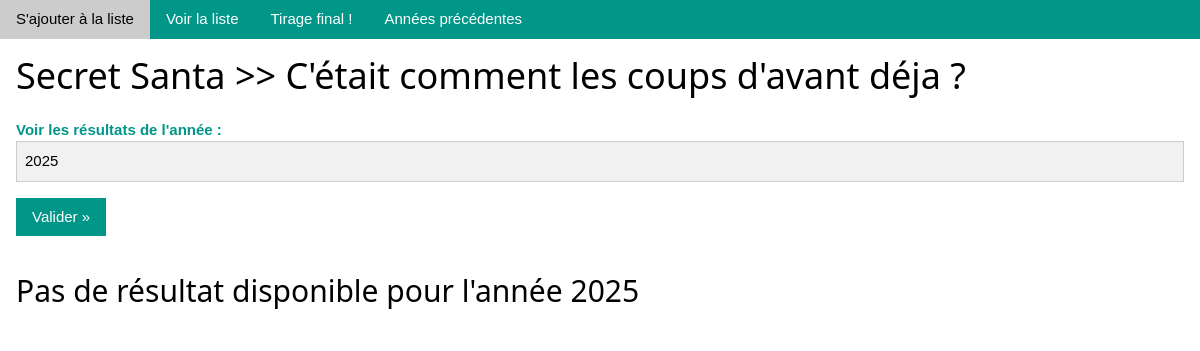
Page /archive/ on the earlier database version.
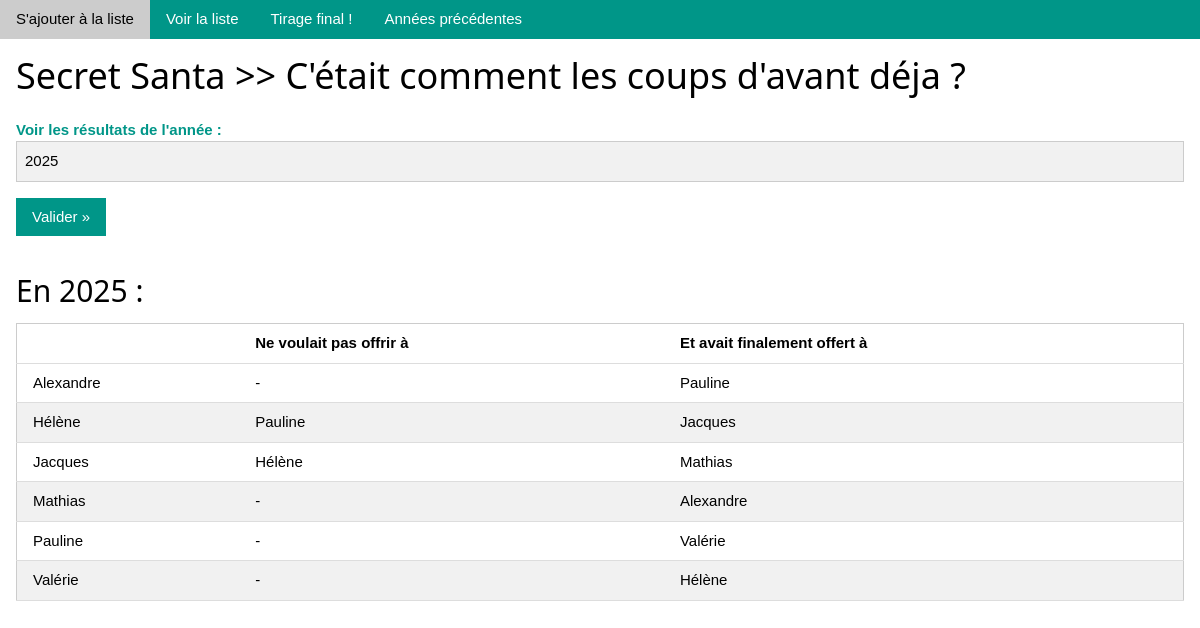
Same page on the later database version.
### tables this page shows
CREATE TABLE "archive" (
	"id"	INTEGER NOT NULL,
	"name"	TEXT NOT NULL,
	"pseudo"	TEXT NOT NULL,
	"family"	INTEGER,
	"exclude"	INTEGER,
	"target"	INTEGER NOT NULL,
	"year"	INTEGER NOT NULL
);

### app.py (the view)
@app.route('/archive/', methods=['GET', 'POST'])
def archive():
    if request.method == 'GET':
        l_year = currentYear()-1
    if request.method == 'POST':
        l_year = request.form['year']
    l_persons = resultForYear(l_year)
    if len(l_persons) > 0:
        return render_template('archive.html', year = l_year, populated = True, persons = l_persons)
    else :
        return render_template('archive.html', year = l_year, populated = False)

### app.py (called while the page is built)
def currentYear():
    return datetime.now().year

def resultForYear(i_year):
    l_query = str("""SELECT p1.name, p3.name, p2.name
                 FROM archive p1
                 JOIN archive p2 ON p1.target = p2.id AND p2.year = xxx_year_xxx
                 LEFT JOIN archive p3 ON p1.exclude = p3.id AND p3.year = xxx_year_xxx
                 WHERE p1.year = xxx_year_xxx""").replace("xxx_year_xxx", str(i_year))
    return db(l_query)

def db(i_query):
    app.logger.info(i_query)
    con = sqlite3.connect("santa.db")
    cur = con.cursor()
    l_result = cur.execute(i_query).fetchall()
    con.commit()
    con.close()
    return l_result

### templates/archive.html
{% extends 'base.html' %}
{% block title %}C'était comment les coups d'avant déja ?{% endblock %}
{% block content %}
<form class="w3-section" method="post">
    <label class="w3-text-teal" for="year"><b>Voir les résultats de l'année :</b></label>
    <input class="w3-input w3-border w3-light-grey" type="number" name="year" id="year" value={{ year }} required>
    <input class="w3-button w3-section w3-teal w3-ripple" type="submit" value="Valider »">
</form>
{% if populated %}
<h2>En {{ year }} :</h2>
<table class="w3-table-all w3-hoverable" id="image-table">
    <thead>
        <tr>
            <th></th>
            <th>Ne voulait pas offrir à</th>
            <th>Et avait finalement offert à</th>
        </tr>
    </thead>
    <tbody>
        {% for person in persons %}
        <tr>
            <td>{{ person[0] }}</td>
            <td>{{ (person[1]|string).replace("None", "-") }}</td>
            <td>{{ person[2] }}</td>
        </tr>
        {% endfor %}
    </tbody>
</table>
{% else %}
<h2>Pas de résultat disponible pour l'année {{ year }}</h2>
{% endif %}
{% endblock %}

### templates/base.html (shortened to what this page needs)
<!doctype html>
<html>
<link rel="stylesheet" href="{{ url_for('static', filename='css/w3.css') }}">
<body>
  <div class="w3-bar w3-teal" id="menuBar">
    <a href="/enrol/" class="w3-bar-item w3-button w3-mobile">S'ajouter à la liste</a>
    <a href="/list/" class="w3-bar-item w3-button w3-mobile">Voir la liste</a>
    <a href="/result/" class="w3-bar-item w3-button w3-mobile">Tirage final !</a>
    <a href="/archive/" class="w3-bar-item w3-button w3-mobile">Années précédentes</a>
  </div>
  <div class="w3-container">
    <h1>Secret Santa >> {% block title %}{% endblock %}</h1>
    {% block content %}{% endblock %}
  </div>
</body>
</html>

### static/css/w3.css (style rules this page uses)
*,*:before,*:after { box-sizing:inherit }
html { -ms-text-size-adjust:100%;-webkit-text-size-adjust:100% }
body { margin:0 }
a { background-color:transparent }
b,strong { font-weight:bolder }
button,input,select,textarea,optgroup { font:inherit;margin:0 }
button,input { overflow:visible }
button,[type=button],[type=reset],[type=submit] { -webkit-appearance:button }
html,body { font-family:Verdana,sans-serif;font-size:15px;line-height:1.5 }
html { overflow-x:hidden }
h1 { font-size:36px }
h2 { font-size:30px }
h1,h2,h3,h4,h5,h6 { font-family:"Segoe UI",Arial,sans-serif;font-weight:400;margin:10px 0 }
a { color:inherit }
.w3-table,.w3-table-all { border-collapse:collapse;border-spacing:0;width:100%;display:table }
.w3-table-all { border:1px solid #ccc }
.w3-bordered tr,.w3-table-all tr { border-bottom:1px solid #ddd }
.w3-table-all tr:nth-child(odd) { background-color:#fff }
.w3-table-all tr:nth-child(even) { background-color:#f1f1f1 }
.w3-table td,.w3-table th,.w3-table-all td,.w3-table-all th { padding:8px 8px;display:table-cell;text-align:left;vertical-align:top }
.w3-table th:first-child,.w3-table td:first-child,.w3-table-all th:first-child,.w3-table-all td:first-child { padding-left:16px }
.w3-btn,.w3-button { border:none;display:inline-block;padding:8px 16px;vertical-align:middle;overflow:hidden;text-decoration:none;color:inherit;background-color:inherit;text-align:center;cursor:pointer;white-space:nowrap }
.w3-btn,.w3-button { -webkit-touch-callout:none;-webkit-user-select:none;-khtml-user-select:none;-moz-user-select:none;-ms-user-select:none;user-select:none }
.w3-ripple { transition:opacity 0s }
.w3-input { padding:8px;display:block;border:none;border-bottom:1px solid #ccc;width:100% }
.w3-bar { width:100%;overflow:hidden }
.w3-bar .w3-bar-item { padding:8px 16px;float:left;width:auto;border:none;display:block;outline:0 }
.w3-bar .w3-button { white-space:normal }
.w3-container:after,.w3-container:before,.w3-panel:after,.w3-panel:before,.w3-row:after,.w3-row:before,.w3-row-padding:after,.w3-row-padding:before, .w3-cell-row:before,.w3-cell-row:after,.w3-clear:after,.w3-clear:before,.w3-bar:before,.w3-bar:after { content:"";display:table;clear:both }
.w3-container,.w3-panel { padding:0.01em 16px }
.w3-border { border:1px solid #ccc!important }
.w3-section,.w3-code { margin-top:16px!important;margin-bottom:16px!important }
.w3-teal,.w3-hover-teal:hover { color:#fff!important;background-color:#009688!important }
.w3-light-grey,.w3-hover-light-grey:hover,.w3-light-gray,.w3-hover-light-gray:hover { color:#000!important;background-color:#f1f1f1!important }
.w3-text-teal,.w3-hover-text-teal:hover { color:#009688!important }

Differences in the rows shown:
added archive: name "Alexandre", value "-", name "Pauline"
added archive: name "Hélène", name "Jacques"
added archive: name "Pauline", value "-", name "Valérie"
added archive: name "Jacques", name "Mathias"
added archive: name "Mathias", value "-", name "Alexandre"
added archive: name "Valérie", value "-", name "Hélène"
Other differences:
{{ year }}: (not shown) → "2025"
{{ year }}: "2025" → (not shown)
text no longer shown: "Pas de résultat disponible pour l'année"
text now shown: "En : Ne voulait pas offrir à Et avait finalement offert à"
